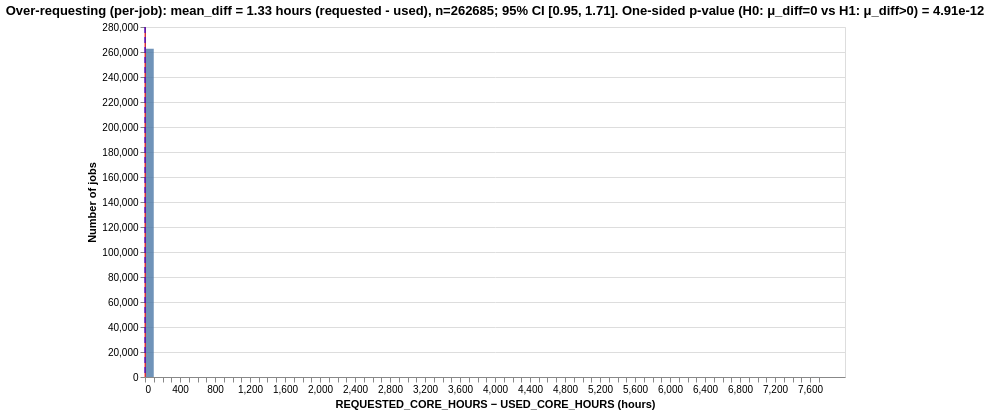

This figure's notebook cell:
### Code cell
!pip install "vegafusion>=2.0.3"
!pip install "vl-convert-python>=1.8.0"
import pandas as pd
import numpy as np
import altair as alt
from scipy import stats

alt.data_transformers.enable("vegafusion")

def hypothesis_over_request_vs_used_viz(
    df: pd.DataFrame,
    requested_col: str = "REQUESTED_CORE_HOURS",
    used_col: str = "USED_CORE_HOURS",
    bins: int = 100
) -> alt.Chart:
    """
    Build a single Altair chart visualizing the primary quantity of interest
    for the per-job over-requesting hypothesis:
      H0: mean_diff = 0 vs H1: mean_diff > 0
      where diff = REQUESTED_CORE_HOURS - USED_CORE_HOURS.

    Primary analysis rules (per the clarifications):
      - Exclude records with REQUESTED_CORE_HOURS <= 0 from the primary analysis.
      - Compute per-job diffs = REQUESTED_CORE_HOURS - USED_CORE_HOURS.
      - Provide a histogram of diffs, with:
          - a vertical line at the mean_diff (red)
          - a vertical line at 0 (blue, dashed) as the H0 reference
      - Title includes: n, mean_diff, 95% CI, and one-sided p-value for H0: μ_diff=0 vs μ_diff>0
    Returns:
      An Altair Chart (vega-lite spec) that can be rendered in Jupyter, JupyterLab, or exported.
    """
    # Basic cleaning
    df_clean = df.dropna(subset=[requested_col, used_col])
    df_primary = df_clean[df_clean[requested_col] > 0].copy()

    if df_primary.empty:
        raise ValueError("No records with positive REQUESTED_CORE_HOURS for primary analysis.")

    # Primary quantity: per-job difference
    df_primary["diff"] = df_primary[requested_col] - df_primary[used_col]

    # Summary statistics for primary hypothesis test
    n = int(df_primary.shape[0])
    mean_diff = float(df_primary["diff"].mean())
    std_diff = float(df_primary["diff"].std(ddof=1))

    # Standard error and CI for mean difference (two-sided CI; used for annotation)
    se = std_diff / np.sqrt(n) if n > 0 else np.nan
    if n > 1 and std_diff > 0:
        t_crit = float(stats.t.ppf(0.975, df=n - 1))
        ci_low = mean_diff - t_crit * se
        ci_high = mean_diff + t_crit * se
        t_stat = mean_diff / se
        p_value = float(1 - stats.t.cdf(t_stat, df=n - 1))  # one-sided p-value
    else:
        ci_low = ci_high = np.nan
        p_value = np.nan

    title_text = (
        f"Over-requesting (per-job): mean_diff = {mean_diff:.2f} hours "
        f"(requested - used), n={n}; 95% CI [{ci_low:.2f}, {ci_high:.2f}]. "
        f"One-sided p-value (H0: μ_diff=0 vs H1: μ_diff>0) = {p_value:.3g}"
    )

    # Histogram of diffs
    diff_df = df_primary[["diff"]].copy()
    hist = (
        alt.Chart(diff_df)
        .mark_bar(opacity=0.8, color="#4C78A8")
        .encode(
            x=alt.X("diff:Q", bin=alt.Bin(maxbins=bins),
                    title="REQUESTED_CORE_HOURS − USED_CORE_HOURS (hours)"),
            y=alt.Y("count()", title="Number of jobs")
        )
    )

    # Vertical lines for reference thresholds
    mean_line = (
        alt.Chart(pd.DataFrame({"mean_diff": [mean_diff]}))
        .mark_rule(color="red", thickness=2)
        .encode(x="mean_diff:Q")
    )

    zero_line = (
        alt.Chart(pd.DataFrame({"zero": [0]}))
        .mark_rule(color="blue", strokeDash=[6, 4])
        .encode(x="zero:Q")
    )

    chart = (hist + mean_line + zero_line).properties(
        width=700,
        height=350,
        title=title_text
    )

    return chart

chart = hypothesis_over_request_vs_used_viz(jobs_data)
chart.display()  # in some environments
# chart.show()     # in some environments
# chart.to_html("over_request_viz.html")  # export if needed

### Figure 1 — Vega specification as saved in the notebook (floating-point values rounded to 4 significant figures)
{"$schema": "https://vega.github.io/schema/vega/v6.json", "data": [{"name": "source_0", "values": [{"__count": 262638, "bin_maxbins_100_diff": 0.0, "bin_maxbins_100_diff_end": 100.0}, {"__count": 1, "bin_maxbins_100_diff": 6800.0, "bin_maxbins_100_diff_end": 6900.0}, {"__count": 1, "bin_maxbins_100_diff": 6700.0, "bin_maxbins_100_diff_end": 6800.0}, {"__count": 2, "bin_maxbins_100_diff": 7200.0, "bin_maxbins_100_diff_end": 7300.0}, {"__count": 1, "bin_maxbins_100_diff": 5300.0, "bin_maxbins_100_diff_end": 5400.0}, {"__count": 3, "bin_maxbins_100_diff": 7500.0, "bin_maxbins_100_diff_end": 7600.0}, {"__count": 36, "bin_maxbins_100_diff": 7600.0, "bin_maxbins_100_diff_end": 7700.0}, {"__count": 2, "bin_maxbins_100_diff": 7000.0, "bin_maxbins_100_diff_end": 7100.0}, {"__count": 1, "bin_maxbins_100_diff": 1100.0, "bin_maxbins_100_diff_end": 1200.0}]}, {"name": "source_1", "values": [{"mean_diff": 1.327}]}, {"name": "source_2", "values": [{"zero": 0}]}, {"name": "source_0_y_domain___count", "values": [{"min": 1, "max": 262638}]}], "signals": [{"name": "layer_0_bin_maxbins_100_diff_bins", "value": {"fields": ["diff"], "fname": "bin_diff", "start": 0.0, "step": 100.0, "stop": 7700.0}}], "marks": [{"type": "rect", "name": "layer_0_marks", "from": {"data": "source_0"}, "encode": {"update": {"opacity": {"value": 0.8}, "fill": {"value": "#4C78A8"}, "y": {"field": "__count", "scale": "y"}, "y2": {"value": 0, "scale": "y"}, "x": {"field": "bin_maxbins_100_diff_end", "scale": "x", "offset": {"signal": "0.5 + (abs(scale(\"x\", datum[\"bin_maxbins_100_diff_end\"]) - scale(\"x\", datum[\"bin_maxbins_100_diff\"])) < 0.25 ? 0.5 * (0.25 - (abs(scale(\"x\", datum[\"bin_maxbins_100_diff_end\"]) - scale(\"x\", datum[\"bin_maxbins_100_diff\"])))) : -0.5)"}}, "x2": {"field": "bin_maxbins_100_diff", "scale": "x", "offset": {"signal": "0.5 + (abs(scale(\"x\", datum[\"bin_maxbins_100_diff_end\"]) - scale(\"x\", datum[\"bin_maxbins_100_diff\"])) < 0.25 ? -0.5 * (0.25 - (abs(scale(\"x\", datum[\"bin_maxbins_100_diff_end\"]) - scale(\"x\", datum[\"bin_maxbins_100_diff\"])))) : 0.5)"}}}}, "style": ["bar"]}, {"type": "rule", "name": "layer_1_marks", "from": {"data": "source_1"}, "encode": {"update": {"y": {"value": 0}, "stroke": {"value": "red"}, "x": {"field": "mean_diff", "scale": "x"}, "y2": {"field": {"signal": null, "datum": null, "group": "height", "parent": null}}}}, "style": ["rule"]}, {"type": "rule", "name": "layer_2_marks", "from": {"data": "source_2"}, "encode": {"update": {"stroke": {"value": "blue"}, "strokeDash": {"value": [6, 4]}, "x": {"field": "zero", "scale": "x"}, "y": {"value": 0}, "y2": {"field": {"signal": null, "datum": null, "group": "height", "parent": null}}}}, "style": ["rule"]}], "scales": [{"name": "x", "type": "linear", "domain": {"fields": [{"signal": "[layer_0_bin_maxbins_100_diff_bins.start, layer_0_bin_maxbins_100_diff_bins.stop]"}, {"data": "source_1", "field": "mean_diff"}, {"data": "source_2", "field": "zero"}]}, "range": [0, {"signal": "width"}], "bins": {"signal": "layer_0_bin_maxbins_100_diff_bins"}, "nice": true, "zero": false}, {"name": "y", "type": "linear", "domain": [{"signal": "(data(\"source_0_y_domain___count\")[0] || {}).min"}, {"signal": "(data(\"source_0_y_domain___count\")[0] || {}).max"}], "range": [{"signal": "height"}, 0], "nice": true, "zero": true}], "axes": [{"scale": "y", "grid": true, "orient": "left", "domain": false, "labels": false, "maxExtent": 0, "tickCount": {"signal": "ceil(height/40)"}, "zindex": 0, "gridScale": "x", "minExtent": 0, "aria": false, "ticks": false}, {"scale": "x", "grid": false, "orient": "bottom", "title": "REQUESTED_CORE_HOURS − USED_CORE_HOURS (hours)", "zindex": 0, "tickCount": {"signal": "ceil(width/10)"}, "labelFlush": true, "labelOverlap": true}, {"scale": "y", "orient": "left", "labelOverlap": true, "zindex": 0, "title": "Number of jobs", "grid": false, "tickCount": {"signal": "ceil(height/40)"}}], "title": {"text": "Over-requesting (per-job): mean_diff = 1.33 hours (requested - used), n=262685; 95% CI [0.95, 1.71]. One-sided p-value (H0: μ_diff=0 vs H1: μ_diff>0) = 4.91e-12", "frame": "group"}, "background": "white", "padding": 5, "width": 700, "style": "cell", "height": 350}
